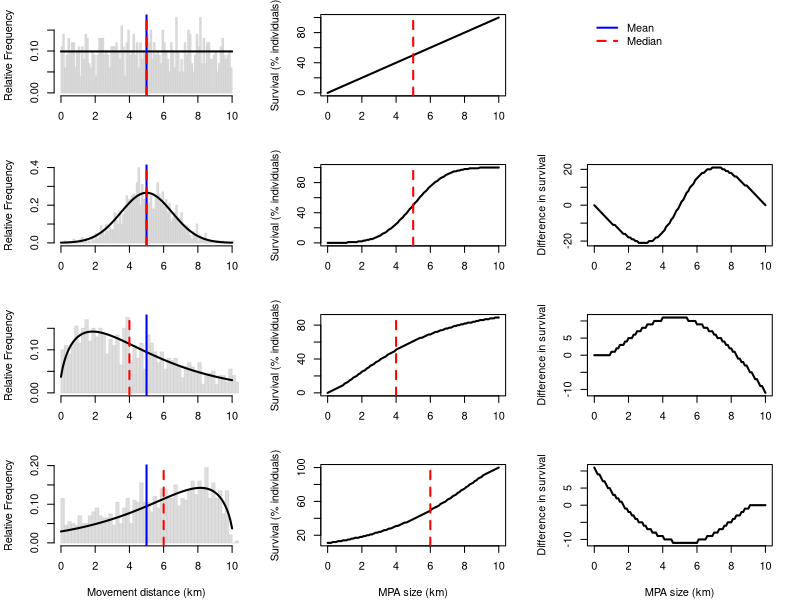

The R source for this figure:
rm(list = ls()) # delete parameters in the workspace
library(scales)

mean_dist <- 50
nsd_dist <- 15
sd_dist <- 40
distances <- seq(0,100,1)
nsamples <- 1000
xlim <- 100
hist.resolution <- 1
alpha.col <- 0.75

# sample from single value
sdisp_vals <- runif(nsamples, min=0, max=xlim) #
scsum <- cumsum(xtabs(~round(sdisp_vals)))
#plot(scsum)
sprobs_disp <- distances/max(distances)
sdprobs_disp <- rep(1,length(distances))/length(distances)
smedian <- median(sdisp_vals)

# sample from normal distribution
ndisp_vals <- rnorm(nsamples,mean=mean_dist,sd = nsd_dist) #
nprobs_disp <- pnorm(distances,mean=mean_dist,sd = nsd_dist)
ndprobs_disp <- dnorm(distances,mean=mean_dist,sd = nsd_dist)
#ndprobs_disp <- ndprobs_disp/max(ndprobs_disp)
nmedian <- median(ndisp_vals)

# hn <- hist(ndisp_vals,xlim = c(0,xlim),n=max(distances)/hist.resolution/(sd_dist/nsd_dist),
#            col = alpha("lightgray",alpha.col),border=alpha("lightgray",alpha.col),probability = TRUE)
# nmax_freq <- max(hn$counts)
# lines(distances,ndprobs_disp*nmax_freq,lwd=2)
# abline(v=mean_dist,col='blue',lty=1,lwd=2)
# abline(v=nmedian,col='red',lty=2,lwd=2)


# sample from negative binomial
cv_dist = sd_dist/mean_dist # coefficient of variation
p_dist = 1/cv_dist/sd_dist # probability of sampling success to represent SD
r_dist = mean_dist * p_dist / (1-p_dist); # change of mean to sample in order to maintain actual mean 
probs_disp <- pnbinom(distances,size=r_dist,prob = p_dist) # calculate probabilities of larval dispersal
dprobs_disp <- dnbinom(distances,size=r_dist,prob = p_dist)
#dprobs_disp <- dprobs_disp/max(dprobs_disp)
drops_disp_rev <- rev(dprobs_disp)
#quant_disp <- pnbinom(distances,size=r_dist,prob = p_dist) # calculate probabilities of larval dispersal

disp_vals <- rnbinom(nsamples,size=r_dist,prob = p_dist) # calculate probabilities of larval dispersal
median_dist <- median(disp_vals)
disp_vals_rev <- abs(disp_vals-xlim)
dmax <- max(disp_vals)
mode_disp_vals <- which.max(tabulate(match(disp_vals, unique(disp_vals))))
#max_freq <- max(tabulate(match(disp_vals, unique(disp_vals))))

# hnb <- hist(disp_vals,xlim = c(0,xlim),n=max(distances)/hist.resolution,
#             col = alpha("lightgray",alpha.col),border=alpha("lightgray",alpha.col))
# max_freq <- max(hnb$counts)
# lines(distances,dprobs_disp*max_freq,lwd=2)
# abline(v=mean_dist,col='blue',lty=1,lwd=2)
# abline(v=median,col='red',lty=2,lwd=2)
# 
# hist(disp_vals_rev,xlim = c(0,xlim),n=max(distances)/hist.resolution,
#      col = alpha("lightgray",alpha.col),border=alpha("lightgray",alpha.col))
# lines(rev(distances),dprobs_disp*max_freq,lwd=2)
# abline(v=mean_dist,col='blue',lty=1,lwd=2)
# abline(v=xlim-median,col='red',lty=2,lwd=2)


# Protection plots relative to MPA size
# ncsum <- cumsum(xtabs(~round(sdisp_vals)))
# ncsum.dists <- as.numeric(names(ncsum))
# #nbar <- barplot(ncsum/nsamples,ncsum.dists,col = alpha("lightgray",alpha.col),border=alpha("lightgray",alpha.col),xlim=c(0,xlim))
# plot(ncsum.dists,ncsum/nsamples,xlim=c(0,xlim),type='l',lwd=2)

ncsum <- cumsum(xtabs(~round(ndisp_vals)))
ncsum.dists <- as.numeric(names(ncsum))
#nbar <- barplot(ncsum/nsamples,ncsum.dists,col = alpha("lightgray",alpha.col),border=alpha("lightgray",alpha.col),xlim=c(0,xlim))
# plot(distances,nprobs_disp,xlim=c(0,xlim),type='l',lwd=2,
#      ylab='Individuals protected (%)',xlab="MPA size (km)")
# lines(distances,seq(0,1,1/xlim),lty=1,lwd=2)
# abline(v=mean_dist,col='blue',lty=1,lwd=2)
# abline(v=mean_dist,col='red',lty=2,lwd=2)

csum <- cumsum(xtabs(~round(disp_vals)))
csum.dists <- as.numeric(names(csum))
# plot(csum.dists,csum/nsamples,type='l',lwd=2,xlim=c(0,xlim),
#      ylab='Individuals protected (%)',xlab="MPA size (km)")
# 
# plot(distances,probs_disp,type='l',lwd=2,xlim=c(0,xlim),
#      ylab='Individuals protected (%)',xlab="MPA size (km)")
# #lines(distances,seq(0,1,1/xlim),lty=3)
# abline(v=mean_dist,col='blue',lty=1,lwd=2)
# abline(v=median,col='red',lty=2,lwd=2)


# plot everything in one figure ####

par(mfrow=c(4,3))
#> par("mar")
#[1] 5.1 4.1 4.1 2.1
par(mar=c(4.1,4.1,1.1,2.1)) # c(bottom, left, top, right)


hist.metrics <- rbind(sdisp_vals,ndisp_vals,disp_vals,disp_vals_rev)/10
fit.metrics <- rbind(sdprobs_disp,ndprobs_disp,dprobs_disp,rev(dprobs_disp))*10
median.metrics <- c(mean_dist,mean_dist,median_dist,xlim-median_dist)
protection.metrics <- round(rbind(sprobs_disp,nprobs_disp,probs_disp,rev(1-probs_disp))*100)
difference.metrics <- round(rbind(rep(0,length(distances)),nprobs_disp-sprobs_disp,probs_disp-sprobs_disp,rev(1-probs_disp)-sprobs_disp)*100)

xlim.plot<-10
nrows <- 4
xlabs <- rep("",nrows) #,nrow=nrows,ncol=ncols)
xlabs[nrows] <- "MPA size (km)"
xlabs1 <- xlabs
xlabs1[nrows] <- "Movement distance (km)"

count <- 0
  
#for(yplot in 1:ncols){
for(xplot in 1:nrows){
    count <- count + 1
    # plot histograms (xplot == 1)
    
     #if(xplot==1){
      hnb <- hist(hist.metrics[xplot,],xlim = c(0,xlim.plot),n=max(distances)/hist.resolution,
      col = alpha("lightgray",alpha.col),border=alpha("lightgray",alpha.col),freq = FALSE,
      ylab = 'Relative Frequency',xlab=xlabs1[xplot],main=NULL)
      lines(distances/10,fit.metrics[xplot,],lwd=2)
      abline(v=mean_dist/10,col='blue',lty=1,lwd=2)
      abline(v=median.metrics[xplot]/10,col='red',lty=2,lwd=2)
      
      #} else if (xplot==2){
      plin <- plot(distances/10,protection.metrics[xplot,],type='l',lwd=2,xlim=c(0,xlim.plot),
              ylab = 'Survival (% individuals)',xlab=xlabs[xplot],main=NULL)
      abline(v=median.metrics[xplot]/10,col='red',lty=2,lwd=2)
      
      #} else if (xplot==3){
      if(xplot==1){
        plot.new()
        legend("topleft",legend=c("Mean","Median"),col=c("blue","red"),lty=c(1,2),lwd=2,bty="n")
      } else {
      dlin <- plot(distances/10,difference.metrics[xplot,],type='l',lwd=2,xlim=c(0,xlim.plot),
              ylab = 'Difference in survival',xlab=xlabs[xplot],main=NULL)
      } 
      

   #  } else { # level 1 condition
   # 
   #    #if(xplot==1){
   #    hnb <- hist(hist.metrics[xplot,],xlim = c(0,xlim),n=max(distances)/hist.resolution,
   #    col = alpha("lightgray",alpha.col),border=alpha("lightgray",alpha.col),freq = FALSE,
   #    ylab = 'Relative Frequency',xlab=NULL,main=NULL)
   #    lines(distances,fit.metrics[xplot,],lwd=2)
   #    abline(v=mean_dist,col='blue',lty=1,lwd=2)
   #    abline(v=median.metrics[xplot],col='red',lty=2,lwd=2)
   #    
   #    #} else if (xplot==2){
   #    plin <- plot(distances,protection.metrics[xplot,],type='l',lwd=2,xlim=c(0,xlim),
   #    ylab='Individual survival (%)',xlab=NULL)
   #    abline(v=mean_dist,col='blue',lty=1,lwd=2)
   #    abline(v=median.metrics[xplot],col='red',lty=2,lwd=2)
   #    abline(v=median.metrics[xplot],col='red',lty=2,lwd=2)
   #    
   #    #} else if (xplot==3){
   #    dlin <- plot(distances,difference.metrics[xplot,],type='l',lwd=2,xlim=c(0,xlim),
   #    ylab='Difference in survival (%)',xlab=NULL)
   #    #} # level 2 condition
   #    
   #          #} # level 2 condition
   # } # level 1 condition
} # xplot loop
#} # yplot loop


# save hist metrics to file
hist.metrics.save<-hist.metrics
hist.metrics.save<-hist.metrics.save[1:3,]
saveRDS(hist.metrics.save,'hist.metrics.RDS')
